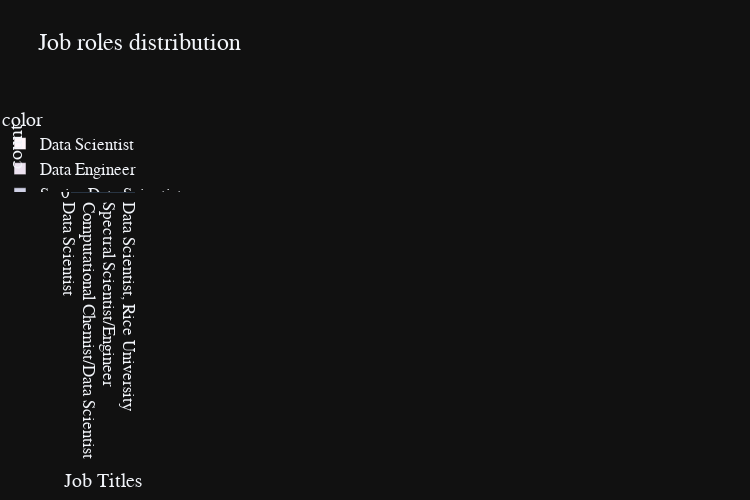

The notebook cell this image was saved under:
### Code cell
job_roles = df['Job Title'].value_counts()
# Create a bar chart using Plotly Express
fig = px.bar(y=job_roles.values, 
             x=job_roles.index, 
             color = job_roles.index,
             color_discrete_sequence=px.colors.sequential.PuBuGn,
             text=job_roles.values,
             title= 'Job roles distribution',
             template= 'plotly_dark',
             width=750, height=500)
# Update the layout of the chart to set the axis titles and font size
fig.update_layout(
    xaxis_title="Job Titles",
    yaxis_title="count",
    font = dict(size=17,family="Franklin Gothic"))
# Show the chart
fig.show()
